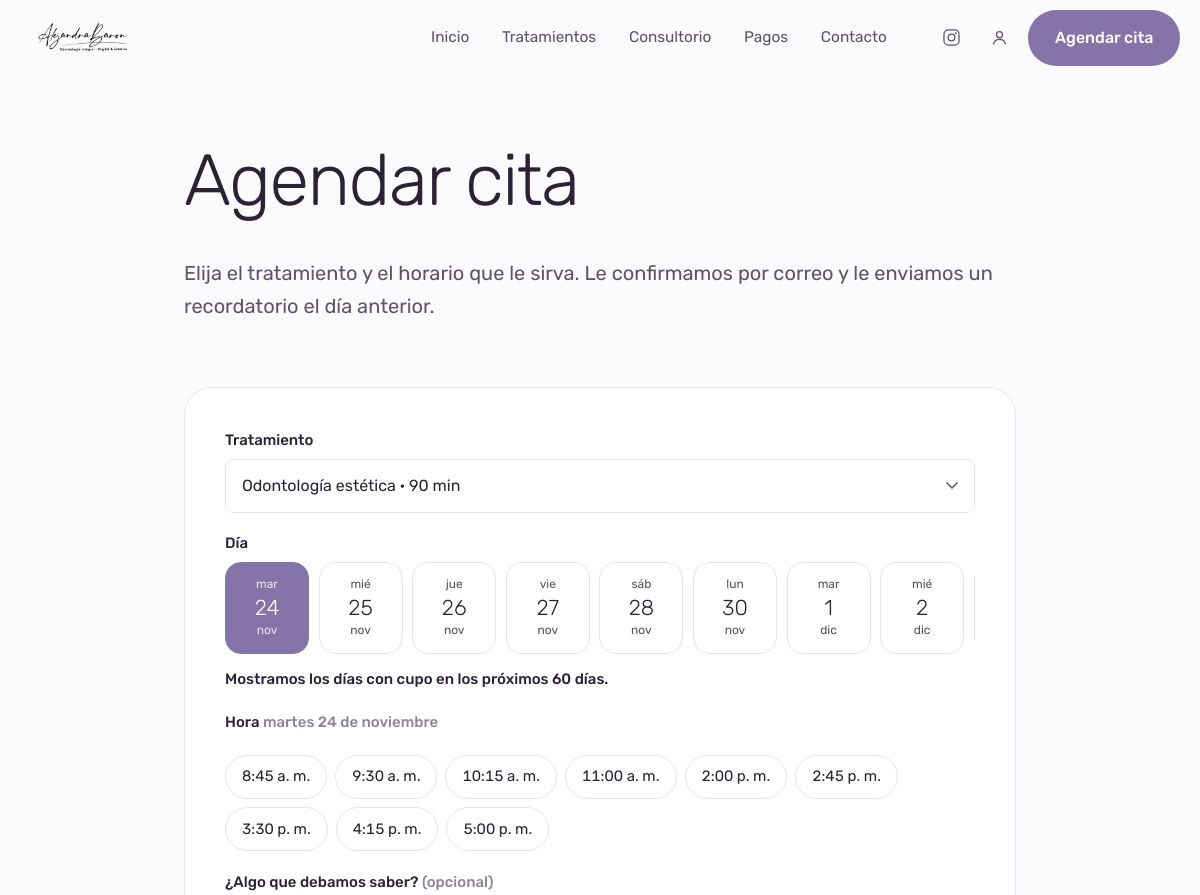
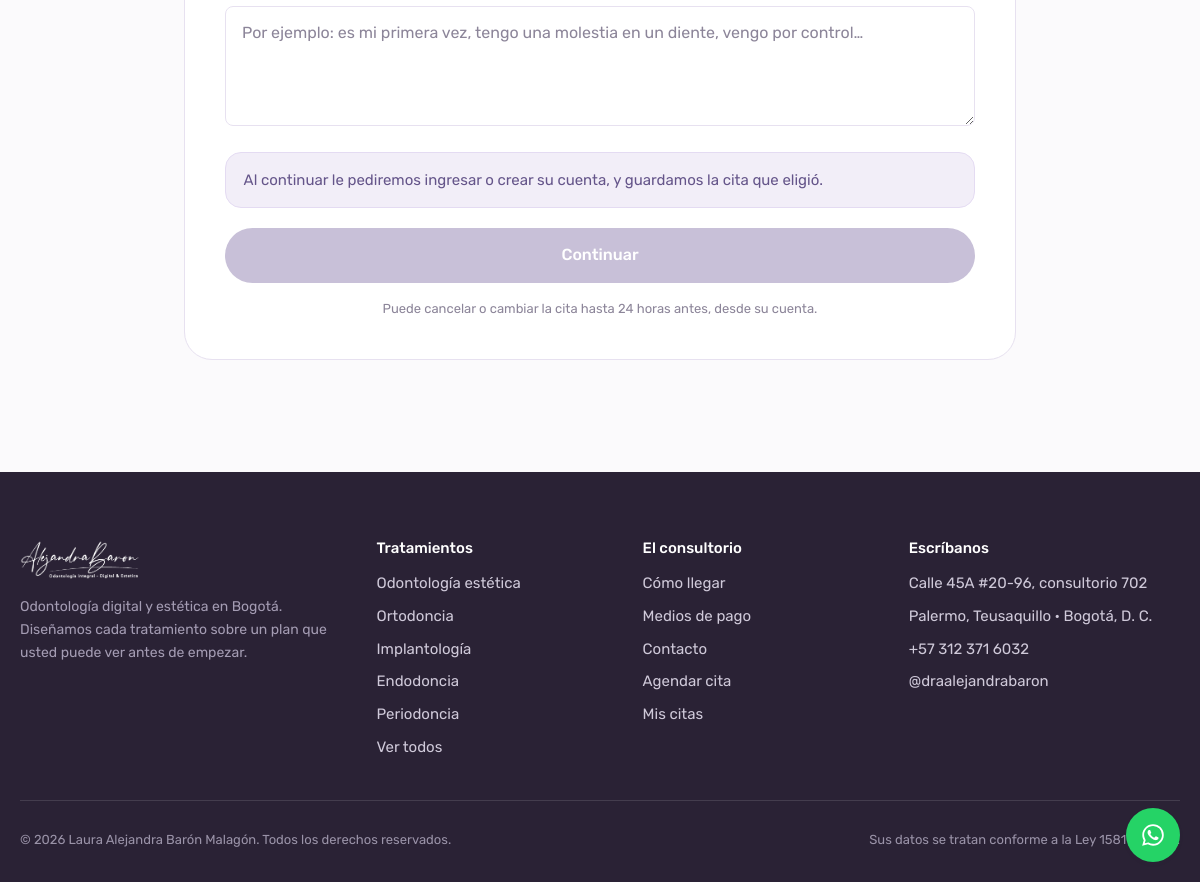
/agendar.php, run on the app's committed database (2 pictures, top to bottom).
### tables this page shows
CREATE TABLE `tratamientos` (
  `id`            INT UNSIGNED NOT NULL AUTO_INCREMENT,
  `slug`          VARCHAR(60)  NOT NULL,
  `nombre`        VARCHAR(90)  NOT NULL,
  `resumen`       VARCHAR(220) NOT NULL,
  `descripcion`   TEXT         NOT NULL,
  `incluye`       TEXT         DEFAULT NULL COMMENT 'Un ítem por línea',
  `imagen`        VARCHAR(160) DEFAULT NULL,
  `duracion_min`  SMALLINT UNSIGNED NOT NULL DEFAULT 45,
  `precio_desde`  DECIMAL(12,2) DEFAULT NULL,
  `destacado`     TINYINT(1)   NOT NULL DEFAULT 0,
  `activo`        TINYINT(1)   NOT NULL DEFAULT 1,
  `orden`         TINYINT UNSIGNED NOT NULL DEFAULT 0,
  PRIMARY KEY (`id`),
  UNIQUE KEY `uq_tratamientos_slug` (`slug`)
);

CREATE TABLE `sedes` (
  `id`        INT UNSIGNED NOT NULL AUTO_INCREMENT,
  `nombre`    VARCHAR(80)  NOT NULL,
  `direccion` VARCHAR(160) NOT NULL,
  `barrio`    VARCHAR(80)  DEFAULT NULL,
  `ciudad`    VARCHAR(80)  NOT NULL DEFAULT 'Bogotá, D. C.',
  `telefono`  VARCHAR(25)  DEFAULT NULL,
  `mapa_embed` TEXT        DEFAULT NULL,
  `activo`    TINYINT(1)   NOT NULL DEFAULT 1,
  PRIMARY KEY (`id`)
);

### includes/db.php (called while the page is built, shortened)
<?php
function db(): PDO
{
    static $pdo = null;
    if ($pdo instanceof PDO) {
        return $pdo;
    }
    $opciones = [
        PDO::ATTR_ERRMODE            => PDO::ERRMODE_EXCEPTION,
        PDO::ATTR_DEFAULT_FETCH_MODE => PDO::FETCH_ASSOC,
        PDO::ATTR_EMULATE_PREPARES   => false,
    ];
    try {
        if (DB_DRIVER === 'sqlite') {
            $dir = dirname(DB_SQLITE_PATH);
            if (!is_dir($dir)) {
                mkdir($dir, 0775, true);
            }
            $pdo = new PDO('sqlite:' . DB_SQLITE_PATH, null, null, $opciones);
            $pdo->exec('PRAGMA foreign_keys = ON');
        } else {
            $dsn = sprintf('mysql:host=%s;dbname=%s;charset=%s', DB_HOST, DB_NAME, DB_CHARSET);
            $pdo = new PDO($dsn, DB_USER, DB_PASS, $opciones);
        }
    } catch (PDOException $e) {
        if (APP_DEBUG) {
            throw $e;
        }
        http_response_code(503);
        exit('No pudimos conectar con la base de datos. Intente de nuevo en unos minutos.');
    }
    return $pdo;
}
function q(string $sql, array $params = []): PDOStatement
{
    $st = db()->prepare($sql);
    $st->execute($params);
    return $st;
}
function fila(string $sql, array $params = []): ?array
{
    $r = q($sql, $params)->fetch();
    return $r === false ? null : $r;
}
function filas(string $sql, array $params = []): array
{
    return q($sql, $params)->fetchAll();
}
function valor(string $sql, array $params = [], $defecto = null)
{
    $v = q($sql, $params)->fetchColumn();
    return $v === false ? $defecto : $v;
}

### includes/functions.php (called while the page is built, shortened)
<?php
require_once __DIR__ . '/db.php';
function e(?string $texto): string
{
    return htmlspecialchars((string) $texto, ENT_QUOTES | ENT_SUBSTITUTE, 'UTF-8');
}
function base_url(string $ruta = ''): string
{
    $base = SITIO_URL !== '' ? SITIO_URL : '';
    if ($base === '') {
        $dir = str_replace('\\', '/', dirname($_SERVER['SCRIPT_NAME'] ?? '/'));
        $base = rtrim($dir, '/');
    }
    return $base . '/' . ltrim($ruta, '/');
}
function fecha_larga(string $fecha): string
{
    $t = strtotime($fecha);
    return DIAS[(int) date('N', $t)] . ' ' . date('j', $t) . ' de ' . MESES[(int) date('n', $t)];
}
function mes_abrev(string $fecha): string
{
    return mb_substr(MESES[(int) date('n', strtotime($fecha))], 0, 3, 'UTF-8');
}
function dia_abrev(string $fecha): string
{
    return mb_substr(DIAS[(int) date('N', strtotime($fecha))], 0, 3, 'UTF-8');
}
function whatsapp_url(string $mensaje = ''): string
{
    $m = $mensaje !== '' ? '?text=' . rawurlencode($mensaje) : '';
    return 'https://wa.me/' . CONTACTO_WHATSAPP . $m;
}
function instagram_url(): string
{
    return 'https://www.instagram.com/' . CONTACTO_INSTAGRAM . '/';
}
function tratamientos_activos(): array
{
    static $cache = null;
    return $cache ??= filas('SELECT * FROM tratamientos WHERE activo = 1 ORDER BY orden, nombre');
}
function sede_principal(): ?array
{
    return fila('SELECT * FROM sedes WHERE activo = 1 ORDER BY id LIMIT 1');
}

### includes/citas.php (called while the page is built, shortened)
<?php
require_once __DIR__ . '/functions.php';
function horas_disponibles(int $odontologoId, string $fecha, ?int $excluirCita = null): array
{
    $hoy = date('Y-m-d');
    $bloqueado = valor(
        'SELECT COUNT(*) FROM bloqueos
         WHERE ? BETWEEN fecha_inicio AND fecha_fin
           AND (odontologo_id IS NULL OR odontologo_id = ?)',
        [$fecha, $odontologoId]
    );
    $diaSemana = (int) date('N', strtotime($fecha));
    $franjas = filas(
        'SELECT hora_inicio, hora_fin FROM horarios
         WHERE odontologo_id = ? AND dia_semana = ? AND activo = 1
         ORDER BY hora_inicio',
        [$odontologoId, $diaSemana]
    );
    if (!$franjas) {
        return [];
    }
    $sql = 'SELECT hora FROM citas
            WHERE odontologo_id = ? AND fecha = ? AND estado IN (\'pendiente\',\'confirmada\')';
    $par = [$odontologoId, $fecha];
    $ocupadas = array_map(fn($r) => substr($r['hora'], 0, 5), filas($sql, $par));
    $paso  = CITA_DURACION_MIN * 60;
    $libre = [];
    $limiteHoy = time() + CITA_HORAS_ANTICIPACION * 3600;
    foreach ($franjas as $f) {
        $t   = strtotime($fecha . ' ' . $f['hora_inicio']);
        $fin = strtotime($fecha . ' ' . $f['hora_fin']);
        for (; $t + $paso <= $fin; $t += $paso) {
            $hhmm = date('H:i', $t);
            if (in_array($hhmm, $ocupadas, true)) {
                continue;
            }
            if ($t < $limiteHoy) {
                continue;
            }
            $libre[] = $hhmm;
        }
    }
    return $libre;
}
function proximos_dias_con_cupo(int $odontologoId, int $cuantos = 14): array
{
    $dias = [];
    for ($i = 0; $i <= CITA_DIAS_MAX && count($dias) < $cuantos; $i++) {
        $fecha = date('Y-m-d', strtotime("+$i days"));
        $horas = horas_disponibles($odontologoId, $fecha);
        if ($horas) {
            $dias[$fecha] = $horas;
        }
    }
    return $dias;
}

### includes/auth.php (called while the page is built, shortened)
<?php
require_once __DIR__ . '/functions.php';
function usuario_actual(): ?array
{
    if (empty($_SESSION['usuario_id'])) {
        return null;
    }
    static $cache = null;
    return $cache;
}

### agendar.php (the view, shortened to what this page needs)
<?php
require_once __DIR__ . '/includes/auth.php';
require_once __DIR__ . '/includes/citas.php';
$sede   = sede_principal();
$doctor = fila("SELECT * FROM usuarios WHERE rol = 'odontologo' AND activo = 1 ORDER BY id LIMIT 1");
$tratamientos = tratamientos_activos();
$pendiente = $_SESSION['cita_pendiente'] ?? null;
$agenda = $doctor ? proximos_dias_con_cupo((int) $doctor['id'], 14) : [];
$slugElegido = $_GET['t'] ?? ($pendiente['tratamiento_id'] ?? '');
require __DIR__ . '/includes/header.php';
?>
<section class="seccion seccion--ras">
  <div class="envoltura" style="max-width:52rem">
    <h1 style="font-size:clamp(2.25rem,1.8rem+2vw,3.25rem)">Agendar cita</h1>
    <p class="entrada">
      Elija el tratamiento y el horario que le sirva. Le confirmamos por correo
      y le enviamos un recordatorio el día anterior.
    </p>
  </div>
</section>
<section class="seccion" style="padding-top:0">
  <div class="envoltura" style="max-width:52rem">
    <?php if (!$doctor || !$sede): ?>
      <div class="vacio">
        <h3>La agenda no está disponible</h3>
        <p>Escríbanos por WhatsApp y le damos una cita de una vez.</p>
        <a class="boton" href="<?= e(whatsapp_url('Hola, quiero agendar una cita.')) ?>" target="_blank" rel="noopener">Escribir por WhatsApp</a>
      </div>
    <?php else: ?>
    <form method="post" class="tarjeta" data-agenda='<?= e(json_encode($agenda)) ?>'>
      <label class="campo">
        <span>Tratamiento</span>
        <select name="tratamiento_id" required>
          <?php foreach ($tratamientos as $t): ?>
            <option value="<?= (int) $t['id'] ?>"
              <?= ((string) $slugElegido === $t['slug'] || (int) $slugElegido === (int) $t['id']) ? 'selected' : '' ?>>
              <?= e($t['nombre']) ?> · <?= (int) $t['duracion_min'] ?> min
            </option>
          <?php endforeach; ?>
        </select>
      </label>
      <div class="campo">
        <span class="etiqueta">Día</span>
        <div class="dias">
          <?php foreach ($agenda as $fecha => $horas): ?>
            <?php $ts = strtotime($fecha); ?>
            <button type="button" class="dia" aria-pressed="false"
                    data-fecha="<?= e($fecha) ?>"
                    data-legible="<?= e(fecha_larga($fecha)) ?>">
              <small><?= e(dia_abrev($fecha)) ?></small>
              <strong><?= date('j', $ts) ?></strong>
              <small><?= e(mes_abrev($fecha)) ?></small>
            </button>
          <?php endforeach; ?>
        </div>
        <span class="campo__ayuda">Mostramos los días con cupo en los próximos <?= CITA_DIAS_MAX ?> días.</span>
      </div>
      <div class="campo">
        <span class="etiqueta">Hora <span class="tenue" data-resumen-dia></span></span>
        <div class="horas" data-horas></div>
      </div>
      <label class="campo">
        <span>¿Algo que debamos saber? <span class="tenue">(opcional)</span></span>
        <textarea name="notas" rows="3" maxlength="400"
                  placeholder="Por ejemplo: es mi primera vez, tengo una molestia en un diente, vengo por control…"></textarea>
      </label>
      <?php if (!$u): ?>
        <div class="aviso aviso--aviso">
          <span>Al continuar le pediremos ingresar o crear su cuenta, y guardamos la cita que eligió.</span>
        </div>
      <?php endif; ?>
      <button class="boton boton--ancho" type="submit" data-enviar disabled>
        <?= $u ? 'Confirmar mi cita' : 'Continuar' ?>
      </button>
      <p class="campo__ayuda centrado" style="margin-top:.9rem">
        Puede cancelar o cambiar la cita hasta <?= CITA_HORAS_ANTICIPACION ?> horas antes, desde su cuenta.
      </p>
    </form>
    <?php endif; ?>
  </div>
</section>
<?php require __DIR__ . '/includes/footer.php'; ?>

### includes/footer.php (shortened to what this page needs)
</main>
<?php $sede = sede_principal(); ?>
<footer class="pie">
  <div class="envoltura">
    <div class="pie__caja">
      <div>
        <img class="logo" src="<?= base_url('assets/img/marca/logo-blanco.png') ?>" alt="<?= e(SITIO_NOMBRE) ?>">
        <p class="menudo" style="max-width:22rem;color:#A49CB3">
          Odontología digital y estética en Bogotá. Diseñamos cada tratamiento
          sobre un plan que usted puede ver antes de empezar.
        </p>
      </div>
      <div>
        <h4>Tratamientos</h4>
        <ul>
          <?php foreach (array_slice(tratamientos_activos(), 0, 5) as $t): ?>
            <li><a href="<?= base_url('tratamiento.php?t=' . urlencode($t['slug'])) ?>"><?= e($t['nombre']) ?></a></li>
          <?php endforeach; ?>
          <li><a href="<?= base_url('tratamientos.php') ?>">Ver todos</a></li>
        </ul>
      </div>
      <div>
        <h4>El consultorio</h4>
        <ul>
          <li><a href="<?= base_url('sede.php') ?>">Cómo llegar</a></li>
          <li><a href="<?= base_url('pagos.php') ?>">Medios de pago</a></li>
          <li><a href="<?= base_url('contacto.php') ?>">Contacto</a></li>
          <li><a href="<?= base_url('agendar.php') ?>">Agendar cita</a></li>
          <li><a href="<?= base_url('ingresar.php') ?>">Mis citas</a></li>
        </ul>
      </div>
      <div>
        <h4>Escríbanos</h4>
        <ul>
          <?php if ($sede): ?>
            <li><?= e($sede['direccion']) ?></li>
            <li><?= e($sede['barrio'] . ' · ' . $sede['ciudad']) ?></li>
          <?php endif; ?>
          <li><a href="<?= e(whatsapp_url('Hola, quiero agendar una cita.')) ?>" target="_blank" rel="noopener"><?= e(CONTACTO_TELEFONO) ?></a></li>
          <li><a href="<?= e(instagram_url()) ?>" target="_blank" rel="noopener">@<?= e(CONTACTO_INSTAGRAM) ?></a></li>
        </ul>
      </div>
    </div>
    <div class="pie__base">
      <span>© <?= date('Y') ?> Laura Alejandra Barón Malagón. Todos los derechos reservados.</span>
      <span>Sus datos se tratan conforme a la Ley 1581 de 2012.</span>
    </div>
  </div>
</footer>
<a class="flotante" href="<?= e(whatsapp_url('Hola, quiero agendar una cita.')) ?>"
   target="_blank" rel="noopener" aria-label="Escribir por WhatsApp">
</a>
</body>
</html>

### data on the page
tratamientos: nombre "Odontología estética"
tratamientos: nombre "Ortodoncia"
tratamientos: nombre "Implantología"
tratamientos: nombre "Endodoncia"
tratamientos: nombre "Periodoncia"
sedes: direccion "Calle 45A #20-96, consultorio 702", barrio+ciudad "Palermo, Teusaquillo · Bogotá, D. C."

### other printed values
dia_abrev($fecha) "mar"
date('j', $ts) "24"
mes_abrev($fecha) "nov"
dia_abrev($fecha) "mié"
date('j', $ts) "25"
dia_abrev($fecha) "jue"
date('j', $ts) "26"
dia_abrev($fecha) "vie"
date('j', $ts) "27"
dia_abrev($fecha) "sáb"
date('j', $ts) "28"
dia_abrev($fecha) "lun"
date('j', $ts) "30"
date('j', $ts) "1"
mes_abrev($fecha) "dic"
